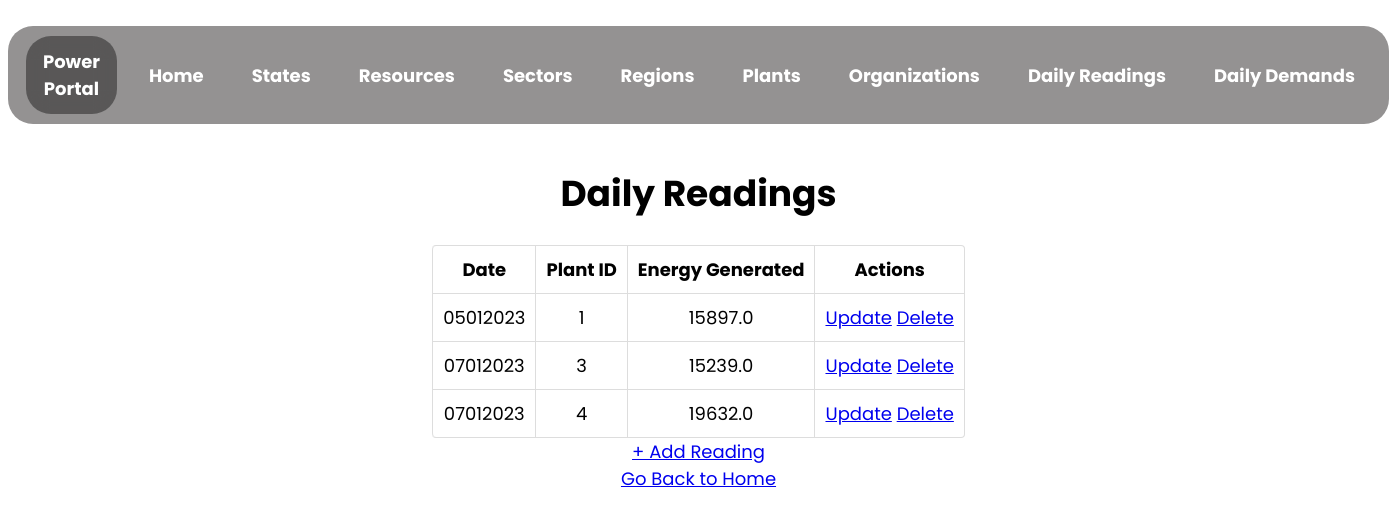
The page /daily_reading on the database its author committed.
### app.py (models this page shows)
class DailyReading(db.Model):
    __tablename__ = "daily_reading"
    plant_id = db.Column(db.Integer, db.ForeignKey("plant.plant_id"), primary_key = True, nullable = False)
    date = db.Column(db.String, primary_key = True, nullable = False)
    energy_generated = db.Column(db.Float, nullable = False)

### app.py (the view)
@app.route("/daily_reading", methods = ["GET", "POST"])
def view_daily_reading():
    reading_list = DailyReading.query.all()
    return render_template(
        "view_dr.html",
        reading_list = reading_list
    )

### templates/view_dr.html (shortened to what this page needs)
<!DOCTYPE html>
<html lang="en">
  <head>
    <link rel="stylesheet" href="../static/assets/view.css">
  </head>
  <body>
    <nav>
      <ul class="menu-bar">
        <div class="logo">
          <a href="/">Power Portal </a>
        </div>
        <li><a href="/">Home</a></li>
        <li><a href="/state">States</a></li>
        <li><a href="/resource">Resources</a></li>
        <li><a href="/sector">Sectors</a></li>
        <li><a href="/region">Regions</a></li>
        <li><a href="/plant">Plants</a></li>
        <li><a href="/organization">Organizations</a></li>
        <li><a href="/daily_reading">Daily Readings</a></li>
        <li><a href="/daily_demand">Daily Demands</a></li>
      </ul>
    </nav>
    <h1 style="text-align: center">Daily Readings</h1>
    {% if reading_list | length == 0 %}
        <p>No Readings Found! Add the Readings now!</p>
        <a href="/daily_reading/create" type="button">+ Add Daily Reading</a>
    {% else %}
    <table id="dr-detail">
      <thead>
        <th>Date</th>
        <th>Plant ID</th>
        <th>Energy Generated</th>
        <th>Actions</th>
      </thead>
      {% for reading in reading_list %}
      <tr>
        <td>{{reading["date"]}}</td>
        <td>{{reading["plant_id"]}}</td>
        <td>{{reading["energy_generated"]}}</td>
        <td>
            <a href="/daily_reading/{{reading['plant_id']}}/{{reading['date']}}/update" type="button">Update</a>
            <a href="/daily_reading/{{reading['plant_id']}}/{{reading['date']}}/delete" type="button">Delete</a>
        </td>
      </tr>
      {% endfor %}
    </table>
    <a href="/daily_reading/create" type="button">+ Add Reading</a>
    {% endif %}
    <br>
    <a href="/">Go Back to Home</a>
  </body>
</html>

### static/assets/view.css (style rules this page uses)
html { scroll-behavior: smooth; }
html { background-color: none; position: relative; -webkit-animation-name: animatebottom; -webkit-animation-duration: 1s; animation-name: animatebottom; animation-duration: 1s; }
body { font-family: 'Poppins', sans-serif; text-align: center; font-size: large; }
.logo { border-radius: 25px; height: fit-content; display: inline-flex; background-color: rgba(0,0,0,0.4); -webkit-backdrop-filter: blur(10px); backdrop-filter: blur(10px); align-items: center; vertical-align: middle; padding: 12px 16px; margin: 0 8px; top: 0; color: white; transition: all .2s; }
.logo a { text-decoration: none; color: white; font-weight: bold; }
.menu-bar { border-radius: 25px; height: fit-content; display: inline-flex; background-color: rgb(148, 146, 146); -webkit-backdrop-filter: blur(10px); backdrop-filter: blur(10px); align-items: center; padding: 0 10px; padding-top: 10px; padding-bottom: 10px; top: 0; }
.menu-bar li { list-style: none; color: white; padding: 12px 16px; margin: 0 8px; position: relative; cursor: pointer; white-space: nowrap; transition: all .2s; }
.menu-bar li a { color: white; text-decoration: none; font-weight: bold; }
table { width: fit-content; border: 1px solid #ddd; border-collapse: separate; border-left: 0; border-radius: 4px; border-spacing: 0px; margin-left: auto; margin-right: auto; }
thead { display: table-header-group; vertical-align: middle; border-color: inherit; border-collapse: separate; text-align: center; padding: 10px; }
tr { display: table-row; vertical-align: inherit; border-color: inherit; text-align: center; padding: 10px; }
th, td { padding: 5px 4px 6px 4px; text-align: center; vertical-align: top; border-left: 1px solid #ddd; padding: 10px; }
td { border-top: 1px solid #ddd; }
thead:first-child tr:first-child th:first-child, tbody:first-child tr:first-child td:first-child { border-radius: 4px 0 0 0; }
thead:last-child tr:last-child th:first-child, tbody:last-child tr:last-child td:first-child { border-radius: 0 0 0 4px; }

### rows shown on the page
DailyReading: date "05012023", plant_id "1", energy_generated "15897.0"
DailyReading: date "07012023", plant_id "3", energy_generated "15239.0"
DailyReading: date "07012023", plant_id "4", energy_generated "19632.0"
